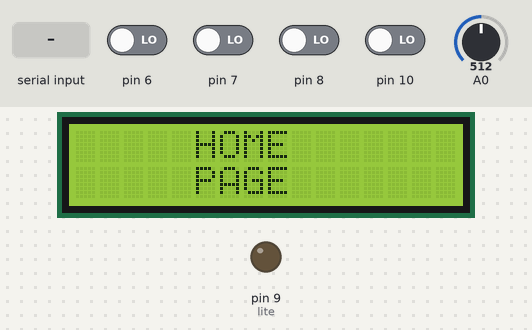
A sketch run on a simulated Arduino Uno, built with avr-gcc and run on an emulated ATmega328P. Parts: 16×2 character LCD, output pins drawn as LEDs (lit = HIGH). Inputs (shaded band) come from the test bench; at power-on: pin 6–8, pin 10 LOW, A0 = 512. What the sketch prints to the serial monitor is not drawn.

Above: at 1.2 s.
1.3 s: pin 10 driven HIGH
At 1.51 s:
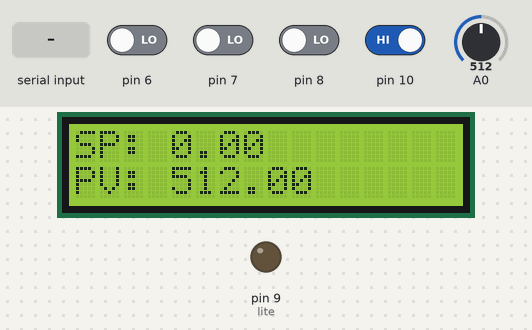
3.2 s: pin 7 driven HIGH
At 3.57 s:
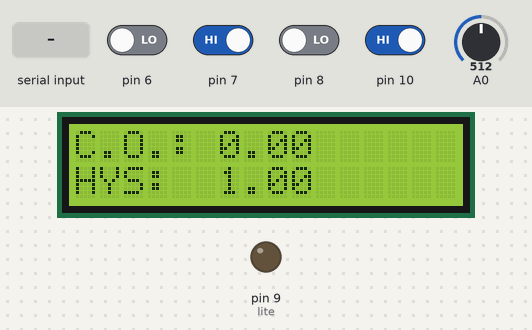
5.0 s: A0 set to 21
6.5 s: A0 set to 17
9.5 s: "90\n" received over Serial
At 10.6 s:
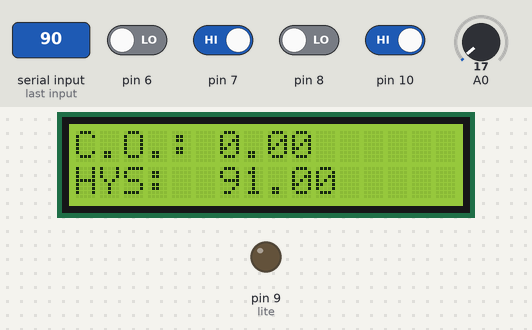
12.5 s: pin 6 driven HIGH
At 13.91 s:
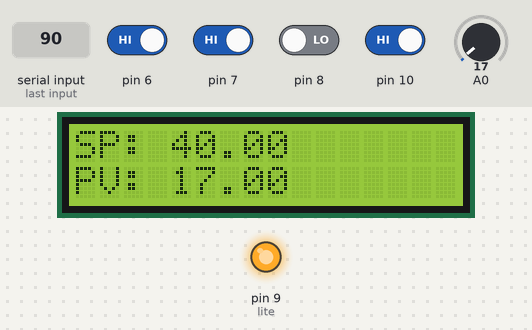
Timing chart, 0 to 15.5 s (numbered marks = the images above; inputs shaded):
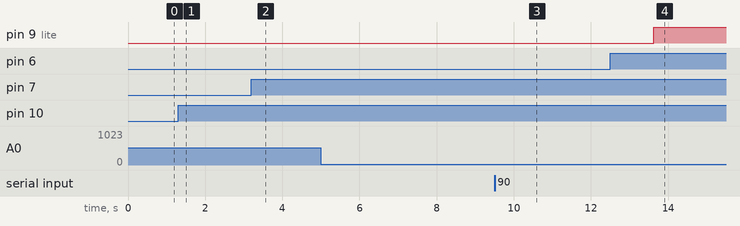

The sketch:

Light_loop_on_off.ino
```cpp
/*ON-OFF
This program will turn the LED on & off
*/
#include <LiquidCrystal.h>
const int rs = 12, en = 11, d4 = 5, d5 = 4, d6 = 3, d7 = 2;
LiquidCrystal lcd(rs,en,d4,d5,d6,d7);
//defining float & int variables
float PV;
float setp;
float co;
float HYS;
int lite = 9;
int screen;
int up;
int down;

int nextP;
int prevP;

void setup() {
//defining input/output, communication & initiate LCD
pinMode(9,OUTPUT);
pinMode(7,INPUT);
pinMode(8,INPUT);
pinMode(10,INPUT);
pinMode(6,INPUT);
Serial.begin(9600);
lcd.begin(16,2);
}

void loop() {
  if(Serial.available()){
    HYS = Serial.parseInt();
    }

up = digitalRead(7);
down = digitalRead(8);

PV = analogRead(A0);
if (PV < (setp-HYS)){
  co = 255;
  delay(50);
  }
if (PV > (setp+HYS)){
  co = 0;
  delay(50);
  }

analogWrite(lite,co);

//screen change with PB
nextP = digitalRead(10);
if (nextP == 1){
  screen=screen+1;
  lcd.clear();
  if (screen > 2){
    screen = 2;
    }
    delay(100);
  }
prevP = digitalRead(6);
if (prevP == 1){
  screen=screen-1;
  lcd.clear();
  if(screen < 0){
    screen = 0;
    }
    delay(100);
  }
switch(screen){
  case 1:{
      //SP up/down with PB
//page 1
if (up == 1){
  setp = setp+10;
    if(setp > 880){
     setp = 880;
    }
  }

if (down == 1){
  setp = setp-10;
   if(setp < 16){
     setp = 16;
  }
}
    lcd.setCursor(0,0);
    lcd.print("SP:");
    lcd.setCursor(4,0);
    lcd.print(setp);
    lcd.setCursor(0,1);
    lcd.print("PV:");
    lcd.setCursor(4,1);
    lcd.print(PV);
    }
    break;

  case 2:{
      //HYS up/down with PB
//page 2
if (up == 1){
  HYS = HYS+1;
  }

if (down == 1){
  HYS = HYS-1;
  }

    lcd.setCursor(0,0);
    lcd.print("C.O.:");
    lcd.setCursor(6,0);
    lcd.print(co);
    lcd.setCursor(0,1);
    lcd.print("HYS:");
    lcd.setCursor(6,1);
    lcd.print(HYS);
    }
    break;
  default:{
    //initial page
    lcd.setCursor(5,0);
    lcd.print("HOME");
    lcd.setCursor(5,1);
    lcd.print("PAGE");
    }
    break;
  }
//print in serial monitor
Serial.print("SP= ");
Serial.print(setp);
Serial.print(" ,PV= ");
Serial.print(PV);
Serial.print(" ,co= ");
Serial.print(co);
Serial.print(" ,HYS= ");
Serial.println(HYS);
delay(100);
}
```

Measured:
- after the input at 1.3 s, the display: first changes at once (image 1 shows a later state)
- after the input at 3.2 s, the display: first differs from a run without the input after 0.30 s (image 2)
- after the input at 12.5 s, pin 9 (lite): LOW → HIGH after 1.1 s
- what the display in image 3 shows lasts 1.2 s, from 9.7 s to 10.9 s
